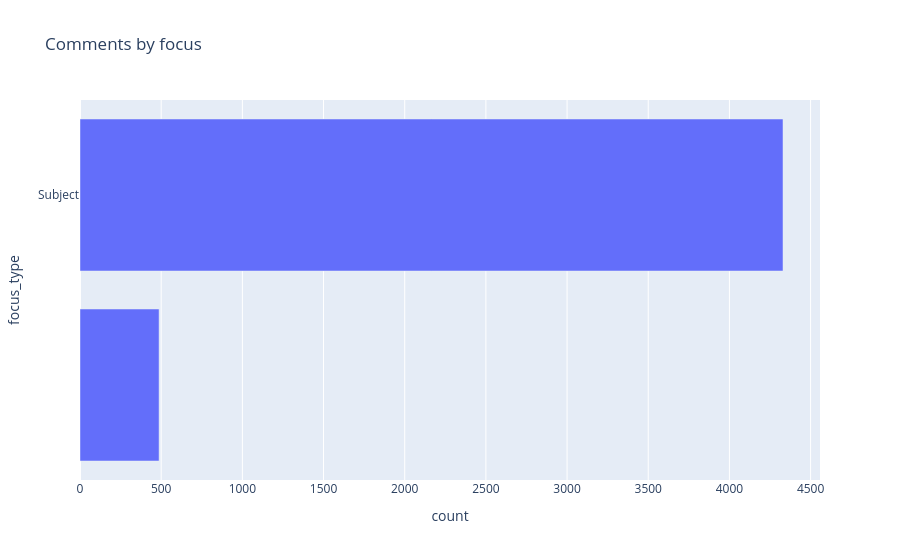

This figure's notebook cell:
### Code cell
fig = px.bar(
    comments.value_counts("focus_type").reset_index(name="count"),
    y="focus_type",
    x="count",
    title="Comments by focus",
)
fig.update_layout(yaxis=dict(categoryorder="category ascending"))
fig.show()

### Figure 1 — Plotly figure (JSON) as saved in the notebook; plotly's stock layout.template omitted (floating-point values rounded to 4 significant figures)
{"data": [{"alignmentgroup": "True", "hovertemplate": "count=%{x}<br>focus_type=%{y}<extra></extra>", "legendgroup": "", "marker": {"color": "#636efa", "pattern": {"shape": ""}}, "name": "", "offsetgroup": "", "orientation": "h", "showlegend": false, "textposition": "auto", "type": "bar", "x": [4330, 487], "xaxis": "x", "y": ["Subject", ""], "yaxis": "y"}], "layout": {"autosize": true, "barmode": "relative", "legend": {"tracegroupgap": 0}, "title": {"text": "Comments by focus"}, "xaxis": {"anchor": "y", "autorange": true, "domain": [0, 1], "range": [0, 4558.0], "title": {"text": "count"}, "type": "linear"}, "yaxis": {"anchor": "x", "autorange": true, "categoryorder": "category ascending", "domain": [0, 1], "range": [-0.5, 1.5], "title": {"text": "focus_type"}, "type": "category"}}}
